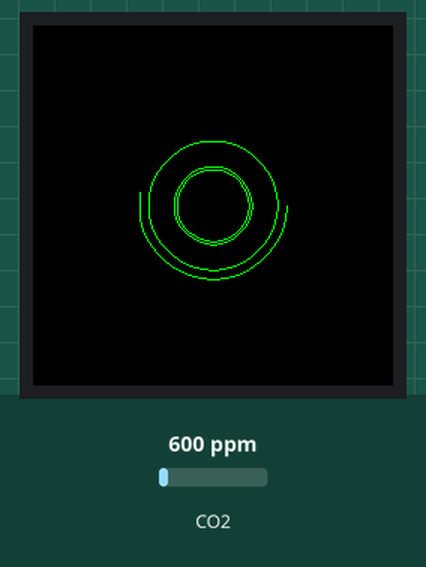
This program was run on a simulated Raspberry Pi Pico running MicroPython. Shown: 240×240 colour display. Inputs (shaded band) come from the test bench; at power-on: CO2 600 ppm. Library files of the repository ran but are not shown: gc9a01py.py, vga1_16x32.py; what the program prints to the serial console is not drawn.

Above: at 1.8 s.
1.9 s: CO2 set to 452 ppm
At 3.8 s:
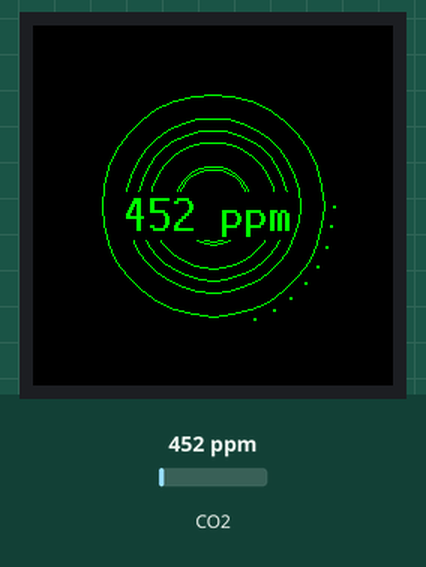
4.8 s: CO2 set to 1050 ppm
At 7.4 s:
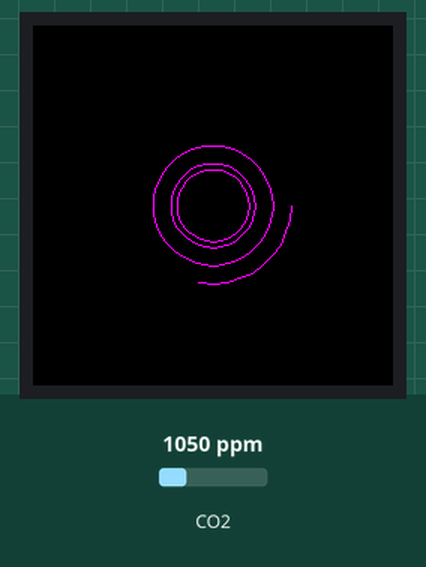
Timing chart, 0 to 8.9 s (numbered marks = the images above; inputs shaded):
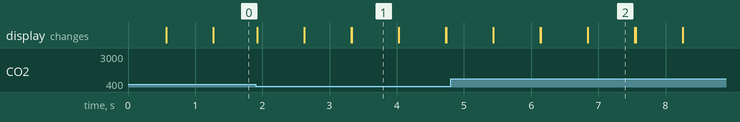

The program:

mhz19b_display_circles.py
```python
from machine import Pin, SPI, UART
import time
import gc9a01py
from fonts.romfonts import vga1_16x32 as font
import math

# -----------------------
# UART0 MH-Z19B
# -----------------------
uart = UART(0, baudrate=9600, tx=Pin(0), rx=Pin(1))
cmd = b"\xFF\x01\x86\x00\x00\x00\x00\x00\x79"

# -----------------------
# SPI écran GC9A01
# -----------------------
spi = SPI(1, baudrate=20000000, polarity=1, phase=1,
          sck=Pin(10), mosi=Pin(11))
dc = Pin(8, Pin.OUT)
cs = Pin(9, Pin.OUT)
rst = Pin(12, Pin.OUT)
bl = Pin(13, Pin.OUT)
bl.on()

display = gc9a01py.GC9A01(spi, dc=dc, cs=cs, reset=rst)
display.fill(gc9a01py.BLACK)

# -----------------------
# Paramètres visuels
# -----------------------
cx, cy = 120, 120
max_radius = 80
pulse_speed = 0.2
text_base_y = 110

# -----------------------
# Couleur CO2
# -----------------------
def co2_color(ppm):
    if ppm < 800:
        return gc9a01py.GREEN
    elif ppm < 1200:
        return gc9a01py.MAGENTA
    else:
        return gc9a01py.RED

# -----------------------
# Lecture CO2
# -----------------------
def read_co2():
    uart.write(cmd)
    time.sleep(0.1)
    if uart.any() >= 9:
        data = uart.read(9)
        if data and len(data) == 9 and data[0] == 0xFF and data[1] == 0x86:
            return data[2] * 256 + data[3]
    return None

# -----------------------
# Dessiner cercle avec des lignes
# -----------------------
def draw_circle_lines(display, cx, cy, radius, color, segments=36):
    points = []
    for i in range(segments + 1):
        angle = 2 * math.pi * i / segments
        x = int(cx + radius * math.cos(angle))
        y = int(cy + radius * math.sin(angle))
        points.append((x, y))
    for i in range(len(points) - 1):
        x0, y0 = points[i]
        x1, y1 = points[i + 1]
        display.line(x0, y0, x1, y1, color)

# -----------------------
# Boucle principale
# -----------------------
angle_offset = 0

while True:
    co2 = read_co2()
    display.fill(gc9a01py.BLACK)

    if co2 is not None:
        color = co2_color(co2)
        txt = "{} ppm".format(co2)
        fill_ratio = min(max(co2 / 2000, 0), 1)
        print("CO2 =", co2, "ppm")
    else:
        color = gc9a01py.WHITE
        txt = "No data"
        fill_ratio = 0
        print("⚠️ Pas de réponse du capteur")

    # Cercles concentriques animés
    for r in range(20, max_radius, 10):
        pulse = int(5 * math.sin(angle_offset + r))
        draw_circle_lines(display, cx, cy, r + pulse, color)

    # Jauge circulaire simple (segments)
    steps = int(36 * fill_ratio)
    for i in range(steps):
        angle_deg = i * (360 / 36)
        rad = math.radians(angle_deg)
        x = int(cx + max_radius * math.cos(rad))
        y = int(cy + max_radius * math.sin(rad))
        display.fill_rect(x, y, 2, 2, color)

    # Texte CO2 qui pulse
    pulse_offset = int(5 * math.sin(angle_offset * 2))
    display.text(font, txt, 60, text_base_y + pulse_offset, color)

    angle_offset += pulse_speed
    time.sleep(0.05)
```

Measured:
- what the display in image 1 shows lasts 0.7 s, from 3.3 s to 4.0 s
